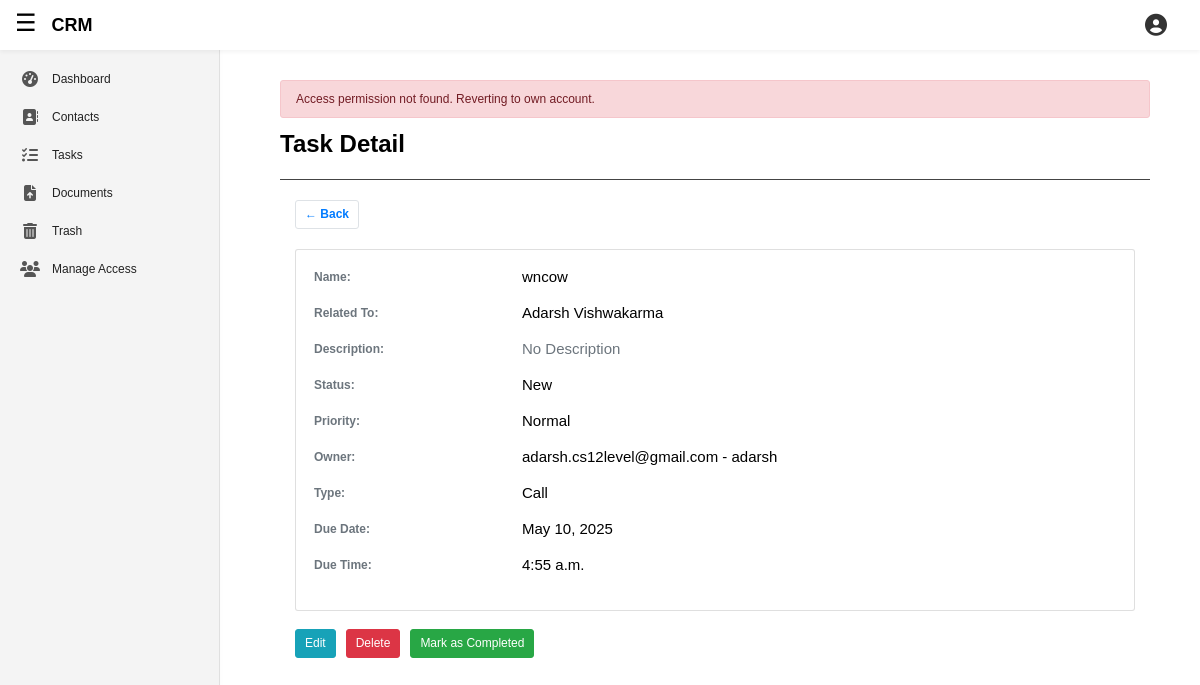
The page /apps/tasks/detail/2/ (signed in) on the database as committed earlier.
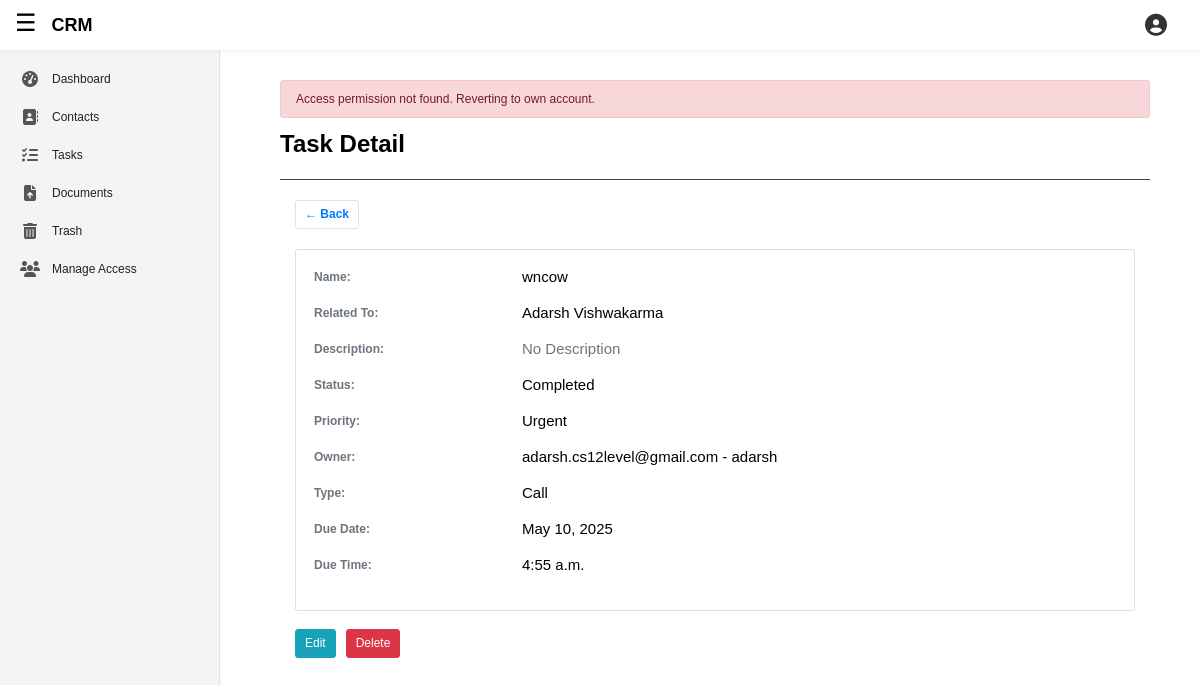
The same page on the database as committed later.
### client/models.py (models this page shows, shortened)
class Task(models.Model):
    STATUS_CHOICES = [
        ('New', 'New'),
        ('In-Progress', 'In-Progress'),
        ('Completed', 'Completed'),
    ]
    PRIORITY_CHOICES = [
        ('Normal', 'Normal'),
        ('Urgent', 'Urgent'),
        ('Low', 'Low'),
    ]
    TYPE_CHOICES = [
        ('Call', 'Call'),
        ('WhatsApp', 'WhatsApp'),
        ('Gmail', 'Gmail'),
        ('Other', 'Other'),
    ]
    task_name = models.CharField(max_length=255)
    description = models.TextField(null = True, blank = True)
    status = models.CharField(max_length=20, choices=STATUS_CHOICES, default='New')
    priority = models.CharField(max_length=20, choices=PRIORITY_CHOICES, default='Normal')
    owner = models.ForeignKey(BusinessUser, related_name='owned_tasks' ,on_delete=models.CASCADE)
    type = models.CharField(max_length=20, choices=TYPE_CHOICES)
    related_to = models.ForeignKey(Client, on_delete=models.CASCADE)
    due_date = models.DateField()
    due_time = models.TimeField()
    user = models.ForeignKey(BusinessUser, related_name='assigned_tasks', on_delete=models.CASCADE)

class BaseModel(models.Model):
    is_deleted = models.BooleanField(default = False)
    deleted_at = models.DateTimeField(null = True, blank = True)
    class Meta:
        abstract = True

class Client(BaseModel):
    name = models.CharField(max_length=255)
    email = models.CharField(max_length=80)
    country_code = models.CharField(
        max_length=5,
        choices=COUNTRY_CODE_CHOICES,
        default='+91',
        blank = True,
        null = True,
    )
    phone = models.CharField(
        max_length=12,
        validators=[phone_number_validator],
        blank = True,
        null = True,
    )
    address = models.CharField(max_length=255, blank = True, null = True)
    description = models.TextField(blank = True, null = True)
    is_active = models.BooleanField(default=True)
    created_at = models.DateTimeField(auto_now_add=True)
    last_edit = models.DateTimeField(auto_now = True)
    objects = CustomManager()
    all_objects = models.Manager()
    list = models.ForeignKey(Project, on_delete=models.CASCADE)
    companyAssignee = models.ForeignKey(BusinessUser, on_delete=models.CASCADE)
    def __str__(self):
        return f'{self.name}'

### accounts/models.py (models this page shows, shortened)
class BusinessUser(models.Model):
    public_id = models.UUIDField(default=uuid.uuid4, unique=True, editable=False)
    company_email = models.EmailField(max_length=60, unique=True, null=True, blank=True)
    company_name = models.CharField(max_length=95, unique=True, null=True, blank=True)
    industry = models.CharField(max_length=100, blank=True, null=True)
    job_title = models.CharField(max_length=255, blank=True, null=True)
    employees = models.IntegerField(default=None, blank=True, null=True)
    website = models.URLField(max_length=200, blank=True, null=True)
    address = models.TextField(blank=True, null=True)
    country = models.CharField(max_length=100, blank=True, null=True)
    phone = models.CharField(max_length=15, blank=True, null=True)
    last_login = models.DateTimeField(auto_now=True)
    company_logo = models.ImageField(upload_to=get_image_filepath, blank=True, null=True, default=get_default_image)
    user = models.OneToOneField(User, on_delete=models.CASCADE)
    def __str__(self):
        return f"{self.company_email} - {self.company_name}"

### featuredApp/views.py (the view, shortened to what this page needs)
# urls.py: path('tasks/detail/<int:pk>/', views.task_detailed_view, name='appTaskDetail'),
@login_required
def task_detailed_view(request, pk, *args, **kwargs):
    user = request.user.businessuser
    logged_in_user = request.user.businessuser
    active_business_user, is_success = get_active_business_user_with_permission(request, 'can_read_tasks', show_err='Task Read')
    task = get_object_or_404(Task, user = active_business_user, pk=pk)
    form = TaskEditForm(instance = task)
    context = {
        'task':task,
        'form': form,
    }
    return render(
        request,
        'featuredApp/task_detailed.html',
        context,
    )

### featuredApp/context_processor.py (called while the page is built)
def accessible_accounts(request):
    if request.user.is_authenticated:
        accounts = request.user.businessuser.accessible_accounts.select_related('owner', 'role')
        self_account = request.user.businessuser
    else:
        accounts = []
    return {
        'self_account': self_account,
        'accessible_accounts': accounts,
    }

### featuredApp/templates/featuredApp/task_detailed.html (shortened to what this page needs)
{% extends 'featuredApp/base.html' %}
{% load static %}
{% load crispy_forms_tags %}
{% block addCSSlink %}
	<link rel="stylesheet" type="text/css" href="{% static 'featuredApp/pop_up.css' %}">
{% endblock addCSSlink %}
{% block contentBody1 %}
	<h2 class="font-weight-bold">Task Detail</h2>
	<hr class="division-line-h2" style="">
	<div class="container mt-4">
		<a href="{% url 'appTasks' %}" class="btn border font-weight-bold">
			← Back
		</a>
		<div style="padding-bottom: 20px;"></div>
	    <div class="card p-4 shadow-sm container-theme">
	        <div class="row mb-3">
	            <div class="col-md-3 text-muted font-weight-bold">Name:</div>
	            <div class="col-md-9 h5">{{ task.task_name }}</div>
	        </div>
	        <div class="row mb-3">
	            <div class="col-md-3 text-muted font-weight-bold">Related To:</div>
	            <div class="col-md-9 h5">
	            	{{ task.related_to.name }}
	        	</div>
	        </div>
	        <div class="row mb-3">
	            <div class="col-md-3 text-muted font-weight-bold">Description:</div>
	            <div class="col-md-9 h5">
	            	{% if task.description != "" %}
	            		{{ task.description }}
	            	{% else %}
	            		<span class="text-muted">No Description</span>
	            	{% endif %}
	        	</div>
	        </div>
	        <div class="row mb-3">
	            <div class="col-md-3 text-muted font-weight-bold">Status:</div>
	            <div class="col-md-9 h5">
	            	{{ task.status }}
	        	</div>
	        </div>
	        <div class="row mb-3">
	            <div class="col-md-3 text-muted font-weight-bold">Priority:</div>
	            <div class="col-md-9 h5">
	            	{{ task.priority }}
	        	</div>
	        </div>
            <div class="row mb-3">
	            <div class="col-md-3 text-muted font-weight-bold">Owner:</div>
	            <div class="col-md-9 h5">
	            	{{ task.owner }}
	        	</div>
	        </div>
            <div class="row mb-3">
	            <div class="col-md-3 text-muted font-weight-bold">Type:</div>
	            <div class="col-md-9 h5">
	            	{{ task.type }}
	        	</div>
	        </div>
            <div class="row mb-3">
	            <div class="col-md-3 text-muted font-weight-bold">Due Date:</div>
	            <div class="col-md-9 h5">
	            	{{ task.due_date }}
	        	</div>
	        </div>
            <div class="row mb-3">
	            <div class="col-md-3 text-muted font-weight-bold">Due Time:</div>
	            <div class="col-md-9 h5">
	            	{{ task.due_time }}
	        	</div>
	        </div>
	    </div>
	  	<div class="mt-4m">
		<div class="mt-4 d-flex flex-wrap" style="gap: 10px;">
			<button class="btn btn-info" type="button" onclick="openEditTaskFormPopUp()">
				Edit
			</button>
			<form method="post" action="{% url 'appTaskDelete' task.id%}" style="display: inline;">
				<button type="submit" class="btn btn-danger">Delete</button>
			</form>
			{% if task.status != "Completed" %}
				<form method="post" action="{% url 'appTaskMarkComplete' task.id %}" style="display: inline;">
					<button type="submit" class="btn btn-success">Mark as Completed</button>
				</form>
			{% endif %}
		</div>
	</div>
{% endblock contentBody1 %}

Rows that differ between the two databases and show on the page:
changed Task "wncow": status "New" → "Completed"; priority "Normal" → "Urgent"
Other text that changed with them:
text no longer shown: "Mark as Completed"
